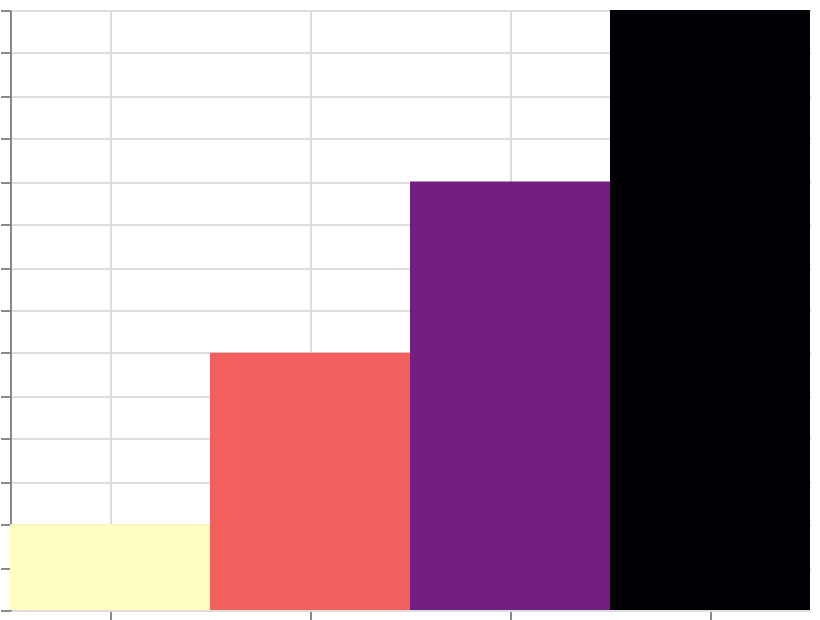

Source (Vega-Lite JSON):
### Vega specification from a JSON file in a GitHub repository (floating-point values rounded to 4 significant figures)
{"$schema": "https://vega.github.io/schema/vega/v6.json", "width": 400, "height": 300, "padding": 5, "autosize": "none", "data": [{"name": "table", "values": [{"cat": "A", "val": 10}, {"cat": "B", "val": 30}, {"cat": "C", "val": 50}, {"cat": "D", "val": 70}]}], "scales": [{"name": "x", "type": "band", "domain": {"data": "table", "field": "cat", "sort": true}, "range": "width"}, {"name": "y", "type": "linear", "domain": {"data": "table", "field": "val"}, "range": [{"signal": "height"}, 0], "zero": true, "nice": true}, {"name": "color", "type": "linear", "domain": {"data": "table", "field": "val"}, "reverse": true, "range": {"scheme": "magma"}}], "marks": [{"type": "rect", "from": {"data": "table"}, "encode": {"update": {"x": {"scale": "x", "field": "cat"}, "width": {"scale": "x", "band": 1}, "y": {"scale": "y", "field": "val"}, "y2": {"scale": "y", "value": 0}, "fill": {"scale": "color", "field": "val"}}}}], "axes": [{"scale": "x", "orient": "bottom", "grid": true, "labels": false}, {"scale": "y", "orient": "left", "grid": true, "labels": false}], "legends": [{"fill": "color"}]}
